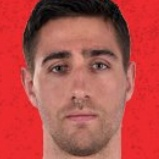
#> input picture Images_Processing/Player_Detection/Belgique/2100.jpg, 159 x 159 px; its folder holds only this picture in this run
$ python detect_face.py Belgique/2100.jpg
#> lines starting #> are read from the running program, lines starting #| are printed output that depends on the picture; after the words box and inside, x2 and y2 are one past the last pixel; in counts of white or black regions, pixels touching at a corner belong together
from random import randint
import cv2
import sys
import os

CASCADE="Face_cascade.xml"
FACE_CASCADE=cv2.CascadeClassifier(CASCADE)

def detect_faces(image_path):

#> called with image_path = 'Belgique/2100.jpg'
	image=cv2.imread(image_path)
#> image is the input picture: shape (159, 159, 3); mean B, G, R 72.8, 77.3, 181.7
	image_grey=cv2.cvtColor(image,cv2.COLOR_BGR2GRAY)
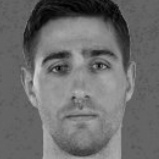
#> image_grey: shape (159, 159); min 0, max 211, mean 108

	faces = FACE_CASCADE.detectMultiScale(image_grey,scaleFactor=1.16,minNeighbors=5,minSize=(25,25),flags=0)
#> faces = [[19, 17, 123, 123]]

	for x,y,w,h in faces:
	    sub_img=image[y-10:y+h+10,x-10:x+w+10]
	    os.chdir("Extracted")
	    cv2.imwrite(str(randint(0,10000))+".jpg",sub_img)
	    os.chdir("../")
	    cv2.rectangle(image,(x,y),(x+w,y+h),(255, 255,0),2)
#> this loop made 1 pass
#> pass 1, in detect_faces, `sub_img=image[y-10:y+h+10,x-10:x+w+10]`:
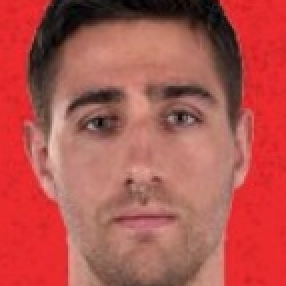
#> sub_img: shape (143, 143, 3) (shown 2 times larger); mean B, G, R 77.9, 83.8, 177.7
#> after the loop:
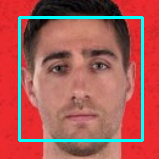
#> image: shape (159, 159, 3); 5.82% of pixels changed, all inside (x1, y1, x2, y2) = (18, 16, 144, 142)
	    # [5 lines of commented-out code are left out]

if __name__ == "__main__":

	if not "Extracted" in os.listdir("."):
		os.mkdir("Extracted")

	if len(sys.argv) < 2:
		print("Usage: python Detect_face.py 'image path'")
		sys.exit()

	detect_faces(sys.argv[1])

$ run again, on Images_Processing/Player_Detection/Croatie/1793.jpg
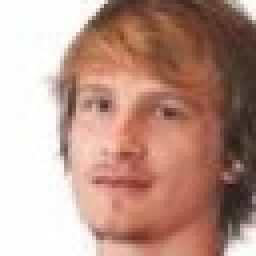
#> input picture Images_Processing/Player_Detection/Croatie/1793.jpg, 64 x 64 px (shown 4 times larger)
#> in detect_faces, image is the input picture: shape (64, 64, 3); mean B, G, R 137.6, 150.7, 186.4
#> in detect_faces, `image_grey=cv2.cvtColor(image,cv2.COLOR_BGR2GRAY)`:
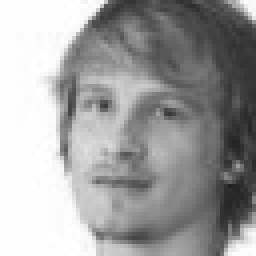
#> image_grey: shape (64, 64) (shown 4 times larger); min 32, max 255, mean 159.9
#> faces = [[9, 9, 46, 46]]
#> the loop in detect_faces, `for x,y,w,h in faces:` made 1 pass
#> (x, y, w, h, sub_img) on pass 1: (9, 9, 46, 46, [[254, 255, 250]])
#> after the loop in detect_faces, `for x,y,w,h in faces:`:
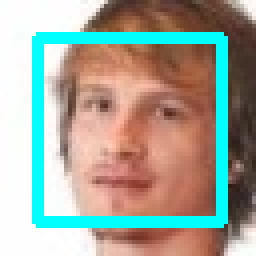
#> image: shape (64, 64, 3) (shown 4 times larger); 13.38% of pixels changed, all inside (x1, y1, x2, y2) = (8, 8, 57, 57)

$ run again, on Images_Processing/Player_Detection/Croatie/190.jpg
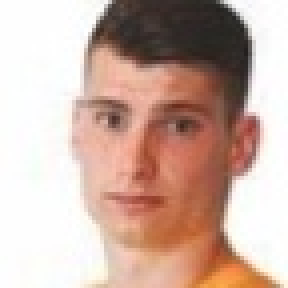
#> input picture Images_Processing/Player_Detection/Croatie/190.jpg, 72 x 72 px (shown 4 times larger)
#> in detect_faces, image is the input picture: shape (72, 72, 3); mean B, G, R 165.1, 176.5, 204.1
#> in detect_faces, `image_grey=cv2.cvtColor(image,cv2.COLOR_BGR2GRAY)`:
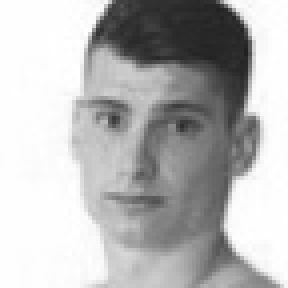
#> image_grey: shape (72, 72) (shown 4 times larger); min 32, max 255, mean 183.4
#> faces = [[10, 10, 52, 52]]
#> the loop in detect_faces, `for x,y,w,h in faces:` made 1 pass
#> after the loop in detect_faces, `for x,y,w,h in faces:`:
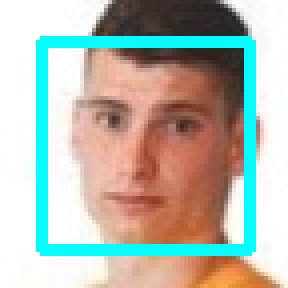
#> image: shape (72, 72, 3) (shown 4 times larger); 11.96% of pixels changed, all inside (x1, y1, x2, y2) = (9, 9, 64, 64)

$ run again, on Images_Processing/Player_Detection/Egypte/1360.jpg
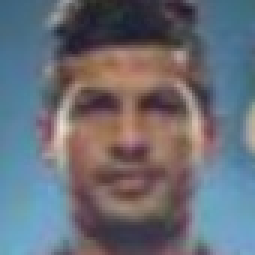
#> input picture Images_Processing/Player_Detection/Egypte/1360.jpg, 85 x 85 px (shown 3 times larger)
#> in detect_faces, image is the input picture: shape (85, 85, 3); mean B, G, R 118, 109.1, 105.6
#> in detect_faces, `image_grey=cv2.cvtColor(image,cv2.COLOR_BGR2GRAY)`:
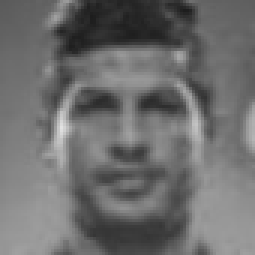
#> image_grey: shape (85, 85) (shown 3 times larger); min 29, max 226, mean 109.1
#> faces = [[12, 12, 62, 62]]
#> the loop in detect_faces, `for x,y,w,h in faces:` made 1 pass
#> after the loop in detect_faces, `for x,y,w,h in faces:`:
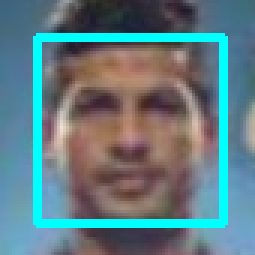
#> image: shape (85, 85, 3) (shown 3 times larger); 10.24% of pixels changed, all inside (x1, y1, x2, y2) = (11, 11, 76, 76)

$ run again, on Images_Processing/Player_Detection/Belgique/223.jpg
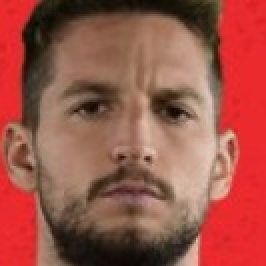
#> input picture Images_Processing/Player_Detection/Belgique/223.jpg, 133 x 133 px (shown 2 times larger)
#> in detect_faces, image is the input picture: shape (133, 133, 3); mean B, G, R 72, 84, 155.9
#> in detect_faces, `image_grey=cv2.cvtColor(image,cv2.COLOR_BGR2GRAY)`:
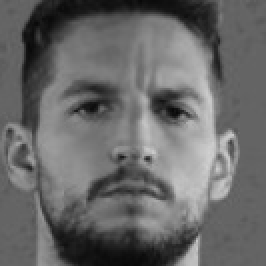
#> image_grey: shape (133, 133) (shown 2 times larger); min 8, max 209, mean 104.2
#> faces = [[11, 11, 110, 110]]
#> the loop in detect_faces, `for x,y,w,h in faces:` made 1 pass
#> after the loop in detect_faces, `for x,y,w,h in faces:`:
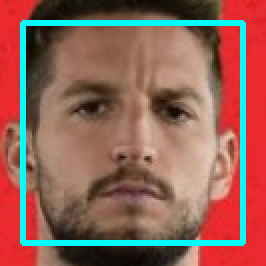
#> image: shape (133, 133, 3) (shown 2 times larger); 7.44% of pixels changed, all inside (x1, y1, x2, y2) = (10, 10, 123, 123)
